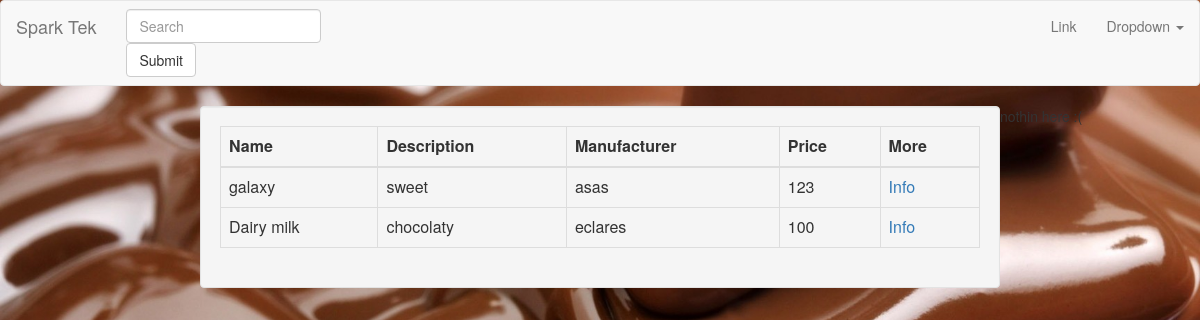
The page / on the database its author committed.
### registration/models.py (models this page shows)
class Chocolate(models.Model):
    id = models.AutoField(primary_key=True)
    name = models.CharField(_('Chocolate Name'),max_length=100,blank=True )
    description = models.CharField(_('Chocolate Description'),max_length=1000,blank=True )
    manufacturer = models.CharField(_('Chocolate Manufacturer'),max_length=100,blank=True )
    price = models.IntegerField(_('Chocolate Price'),
                                 validators=[MaxValueValidator(1000), MinValueValidator(0)],
                                 help_text=_('4 digits maximum'), blank=True, null=True)

### registration/views.py (the view)
# urls.py: url(r'^$', HomePageView.as_view(), name='home'),
class HomePageView( ListView):
	template_name = "index.html"
	def get_queryset(self):
		return Chocolate.objects.all()

### registration/templates/index.html
{% extends 'base.html' %}
{% load register_extras %}
{% load staticfiles %}
{% block body %}
<div class="col-md-8 col-md-offset-2 well">
    <table class="table table-hover table-bordered table-responsive">
        <thead>
        <tr>
            <th>
                Name
            </th>
            <th>
                Description
            </th>
            <th>
                Manufacturer
            </th>
            <th>
                Price
            </th>
            <th>
                More
            </th>
        </tr>
        </thead>
        <tbody>
        {% for item in object_list %}
            <tr>
                <td> {{ item.name }} </td>
                <td> {{ item.description }}</td>
                <td> {{ item.manufacturer }}</td>
                <td> {{ item.price }}</td>
<td> <a href="{% url 'chocolate_detail' item.id %}">Info</a> </td>
            </tr>
        {% endfor %}
        </tbody>
    </table>
</div>
{% if request.user.is_anonymous %}
    nothin here :(
{% else %}
    <div class="col-md-6 col-md-offset-5" style="padding-top: 10%;">
        <a href="{% url 'add_chocolate' %}"
        <button class="btn btn-primary">Add a Chocolate</button>
    </div>
{% endif %}
{% endblock body %}

### rows shown on the page
Chocolate: name "galaxy", description "sweet", manufacturer "asas", price "123"
Chocolate: name "Dairy milk", description "chocolaty", manufacturer "eclares", price "100"
